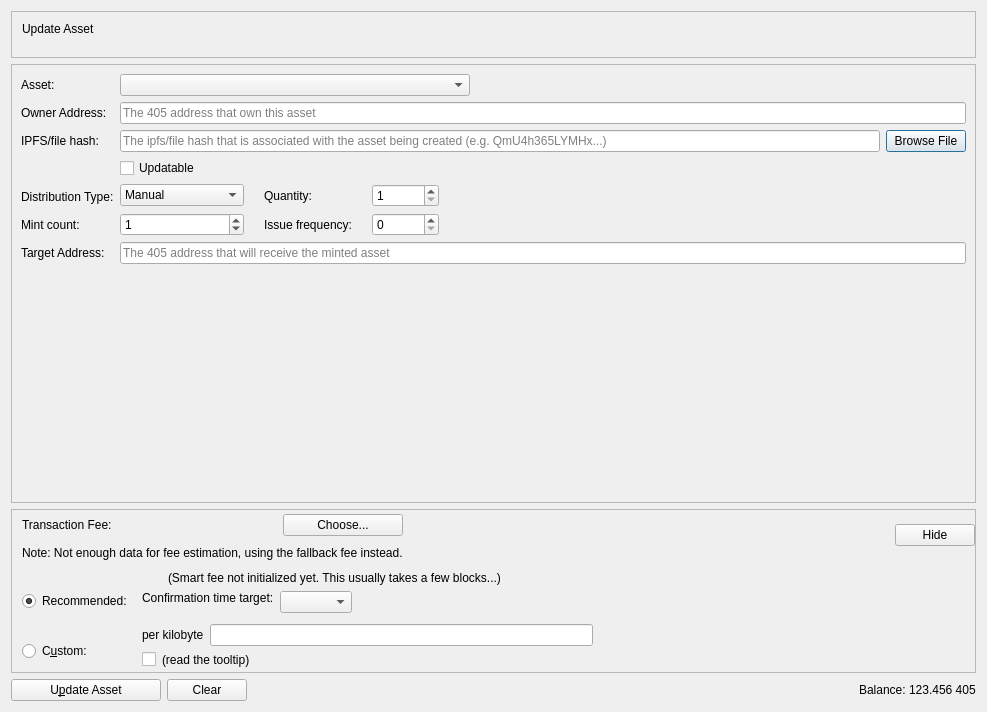
<?xml version="1.0" encoding="UTF-8"?>
<ui version="4.0">
 <class>UpdateAssetsDialog</class>
 <widget class="QDialog" name="UpdateAssetsDialog">
  <property name="windowModality">
   <enum>Qt::NonModal</enum>
  </property>
  <property name="geometry">
   <rect>
    <x>0</x>
    <y>0</y>
    <width>987</width>
    <height>712</height>
   </rect>
  </property>
  <property name="sizePolicy">
   <sizepolicy hsizetype="Preferred" vsizetype="Preferred">
    <horstretch>0</horstretch>
    <verstretch>0</verstretch>
   </sizepolicy>
  </property>
  <property name="windowTitle">
   <string notr="true">Update Asset  Form</string>
  </property>
  <property name="sizeGripEnabled">
   <bool>false</bool>
  </property>
  <property name="modal">
   <bool>false</bool>
  </property>
  <layout class="QVBoxLayout" name="verticalLayout" stretch="0,1,0,0">
   <item>
    <widget class="QFrame" name="frameCoinControl">
     <property name="sizePolicy">
      <sizepolicy hsizetype="Expanding" vsizetype="Expanding">
       <horstretch>0</horstretch>
       <verstretch>0</verstretch>
      </sizepolicy>
     </property>
     <property name="maximumSize">
      <size>
       <width>16777215</width>
       <height>16777215</height>
      </size>
     </property>
     <property name="frameShape">
      <enum>QFrame::StyledPanel</enum>
     </property>
     <property name="frameShadow">
      <enum>QFrame::Sunken</enum>
     </property>
     <layout class="QVBoxLayout" name="verticalLayoutCoinControl2">
      <property name="spacing">
       <number>0</number>
      </property>
      <property name="leftMargin">
       <number>0</number>
      </property>
      <property name="topMargin">
       <number>0</number>
      </property>
      <property name="rightMargin">
       <number>0</number>
      </property>
      <property name="bottomMargin">
       <number>6</number>
      </property>
      <item>
       <layout class="QVBoxLayout" name="verticalLayoutCoinControl" stretch="0">
        <property name="spacing">
         <number>0</number>
        </property>
        <property name="leftMargin">
         <number>10</number>
        </property>
        <property name="topMargin">
         <number>10</number>
        </property>
        <item>
         <layout class="QHBoxLayout" name="horizontalLayoutCoinControl1">
          <property name="bottomMargin">
           <number>15</number>
          </property>
          <item>
           <widget class="QLabel" name="updateAssetLabel">
            <property name="sizePolicy">
             <sizepolicy hsizetype="Preferred" vsizetype="Maximum">
              <horstretch>0</horstretch>
              <verstretch>0</verstretch>
             </sizepolicy>
            </property>
            <property name="text">
             <string>Update Asset</string>
            </property>
           </widget>
          </item>
         </layout>
        </item>
       </layout>
      </item>
     </layout>
    </widget>
   </item>
   <item>
    <widget class="QScrollArea" name="scrollArea">
     <property name="widgetResizable">
      <bool>true</bool>
     </property>
     <widget class="QWidget" name="scrollAreaWidgetContents">
      <property name="geometry">
       <rect>
        <x>0</x>
        <y>0</y>
        <width>967</width>
        <height>357</height>
       </rect>
      </property>
      <layout class="QVBoxLayout" name="verticalLayout_7" stretch="0,1">
       <property name="leftMargin">
        <number>0</number>
       </property>
       <property name="topMargin">
        <number>0</number>
       </property>
       <property name="rightMargin">
        <number>0</number>
       </property>
       <property name="bottomMargin">
        <number>0</number>
       </property>
       <item>
        <widget class="QFrame" name="frameAssetData">
         <property name="enabled">
          <bool>true</bool>
         </property>
         <property name="sizePolicy">
          <sizepolicy hsizetype="Expanding" vsizetype="Expanding">
           <horstretch>0</horstretch>
           <verstretch>0</verstretch>
          </sizepolicy>
         </property>
         <property name="frameShape">
          <enum>QFrame::NoFrame</enum>
         </property>
         <layout class="QGridLayout" name="gridLayout_2">
          <item row="6" column="0">
           <widget class="QLabel" name="ipfsLabel">
            <property name="toolTip">
             <string>&lt;html&gt;&lt;head/&gt;&lt;body&gt;&lt;p&gt;[Optional] The ipfs/file hash that contains information about the asset&lt;/p&gt;&lt;/body&gt;&lt;/html&gt;</string>
            </property>
            <property name="text">
             <string>IPFS/file hash:</string>
            </property>
           </widget>
          </item>
          <item row="6" column="3">
           <layout class="QHBoxLayout" name="horizontalLayout_6">
            <item>
             <widget class="QValidatedLineEdit" name="ipfsText">
              <property name="toolTip">
               <string>&lt;html&gt;&lt;head/&gt;&lt;body&gt;&lt;p&gt;[Optional] The ipfs/file hash that contains information about the asset&lt;/p&gt;&lt;/body&gt;&lt;/html&gt;</string>
              </property>
              <property name="maxLength">
               <number>128</number>
              </property>
              <property name="placeholderText">
               <string>The ipfs/file hash that is associated with the asset being created (e.g. QmU4h365LYMHx...)</string>
              </property>
             </widget>
            </item>
            <item>
             <widget class="QPushButton" name="openIpfsButton">
              <property name="text">
               <string>Browse File</string>
              </property>
             </widget>
            </item>
           </layout>
          </item>
          <item row="3" column="0">
           <widget class="QLabel" name="addressLabel">
            <property name="toolTip">
             <string>&lt;html&gt;&lt;head/&gt;&lt;body&gt;&lt;p&gt;405 address that will own this asset&lt;/p&gt;&lt;/body&gt;&lt;/html&gt;</string>
            </property>
            <property name="text">
             <string>Owner Address:</string>
            </property>
           </widget>
          </item>
          <item row="14" column="3">
           <layout class="QHBoxLayout" name="horizontalLayout_13">
            <item>
             <widget class="QValidatedLineEdit" name="targetaddressText">
              <property name="toolTip">
               <string>&lt;html&gt;&lt;head/&gt;&lt;body&gt;&lt;p&gt;The 405 address that will receive the minted asset&lt;/p&gt;&lt;/body&gt;&lt;/html&gt;</string>
              </property>
              <property name="placeholderText">
               <string>The 405 address that will receive the minted asset</string>
              </property>
             </widget>
            </item>
           </layout>
          </item>
          <item row="14" column="0">
           <widget class="QLabel" name="targetLabel">
            <property name="toolTip">
             <string>&lt;html&gt;&lt;head/&gt;&lt;body&gt;&lt;p&gt;The 405 address that will receive the minted asset&lt;/p&gt;&lt;/body&gt;&lt;/html&gt;</string>
            </property>
            <property name="text">
             <string>Target Address:</string>
            </property>
           </widget>
          </item>
          <item row="10" column="0">
           <layout class="QGridLayout" name="gridLayout_3">
            <item row="3" column="0">
             <widget class="QLabel" name="mintLabel">
              <property name="text">
               <string>Mint count:</string>
              </property>
             </widget>
            </item>
            <item row="1" column="0">
             <layout class="QHBoxLayout" name="horizontalLayout_2">
              <item>
               <widget class="QLabel" name="label">
                <property name="text">
                 <string/>
                </property>
               </widget>
              </item>
             </layout>
            </item>
            <item row="2" column="0">
             <widget class="QLabel" name="typeLabel">
              <property name="text">
               <string>Distribution Type:</string>
              </property>
              <property name="margin">
               <number>0</number>
              </property>
             </widget>
            </item>
           </layout>
          </item>
          <item row="2" column="0">
           <widget class="QLabel" name="assetNameLabel">
            <property name="text">
             <string>Asset:</string>
            </property>
           </widget>
          </item>
          <item row="10" column="3">
           <layout class="QGridLayout" name="gridLayout">
            <property name="rightMargin">
             <number>0</number>
            </property>
            <property name="horizontalSpacing">
             <number>20</number>
            </property>
            <item row="1" column="1">
             <widget class="QLabel" name="quantityLabel">
              <property name="text">
               <string>Quantity:</string>
              </property>
             </widget>
            </item>
            <item row="2" column="1">
             <widget class="QLabel" name="IssueFrequencyLabel">
              <property name="text">
               <string>Issue frequency:</string>
              </property>
             </widget>
            </item>
            <item row="2" column="2">
             <widget class="QSpinBox" name="IssueFrequencyBox">
              <property name="toolTip">
               <string>&lt;html&gt;&lt;head/&gt;&lt;body&gt;&lt;p&gt;The frequency that this asset will be minted&lt;/p&gt;&lt;/body&gt;&lt;/html&gt;</string>
              </property>
             </widget>
            </item>
            <item row="1" column="3">
             <spacer name="horizontalSpacer_2">
              <property name="orientation">
               <enum>Qt::Horizontal</enum>
              </property>
              <property name="sizeHint" stdset="0">
               <size>
                <width>40</width>
                <height>20</height>
               </size>
              </property>
             </spacer>
            </item>
            <item row="2" column="0">
             <widget class="QSpinBox" name="maxmintSpinBox">
              <property name="minimumSize">
               <size>
                <width>124</width>
                <height>0</height>
               </size>
              </property>
              <property name="toolTip">
               <string>&lt;html&gt;&lt;head/&gt;&lt;body&gt;&lt;p&gt;Number of times this asset can be minted&lt;/p&gt;&lt;/body&gt;&lt;/html&gt;</string>
              </property>
              <property name="maximum">
               <number>65535</number>
              </property>
              <property name="value">
               <number>1</number>
              </property>
             </widget>
            </item>
            <item row="1" column="0">
             <widget class="QComboBox" name="distributionBox">
              <item>
               <property name="text">
                <string>Manual</string>
               </property>
              </item>
              <item>
               <property name="text">
                <string>Coinbase</string>
               </property>
              </item>
              <item>
               <property name="text">
                <string>schedule</string>
               </property>
              </item>
              <item>
               <property name="text">
                <string>Addresss</string>
               </property>
              </item>
             </widget>
            </item>
            <item row="1" column="2">
             <widget class="QDoubleSpinBox" name="quantitySpinBox">
              <property name="toolTip">
               <string>The number of assets that will be created</string>
              </property>
              <property name="decimals">
               <number>0</number>
              </property>
              <property name="minimum">
               <double>1.000000000000000</double>
              </property>
              <property name="maximum">
               <double>21000000000.000000000000000</double>
              </property>
              <property name="value">
               <double>1.000000000000000</double>
              </property>
             </widget>
            </item>
            <item row="0" column="0">
             <widget class="QCheckBox" name="updatableBox">
              <property name="toolTip">
               <string>&lt;html&gt;&lt;head/&gt;&lt;body&gt;&lt;p&gt;If the owner of this asset will be able to update the asset in the future&lt;/p&gt;&lt;/body&gt;&lt;/html&gt;</string>
              </property>
              <property name="text">
               <string>Updatable</string>
              </property>
             </widget>
            </item>
           </layout>
          </item>
          <item row="3" column="3">
           <layout class="QHBoxLayout" name="horizontalLayout_10">
            <item>
             <widget class="QValidatedLineEdit" name="owneraddressText">
              <property name="toolTip">
               <string>&lt;html&gt;&lt;head/&gt;&lt;body&gt;&lt;p&gt;405 address that will own this asset&lt;/p&gt;&lt;/body&gt;&lt;/html&gt;</string>
              </property>
              <property name="text">
               <string/>
              </property>
              <property name="placeholderText">
               <string>The 405 address that own this asset</string>
              </property>
             </widget>
            </item>
           </layout>
          </item>
          <item row="2" column="3">
           <layout class="QHBoxLayout" name="horizontalLayout">
            <item>
             <widget class="QComboBox" name="assetList">
              <property name="minimumSize">
               <size>
                <width>350</width>
                <height>0</height>
               </size>
              </property>
             </widget>
            </item>
            <item>
             <spacer name="horizontalSpacer">
              <property name="orientation">
               <enum>Qt::Horizontal</enum>
              </property>
              <property name="sizeHint" stdset="0">
               <size>
                <width>40</width>
                <height>20</height>
               </size>
              </property>
             </spacer>
            </item>
           </layout>
          </item>
         </layout>
        </widget>
       </item>
       <item>
        <spacer name="verticalSpacer">
         <property name="orientation">
          <enum>Qt::Vertical</enum>
         </property>
         <property name="sizeHint" stdset="0">
          <size>
           <width>338</width>
           <height>40</height>
          </size>
         </property>
        </spacer>
       </item>
      </layout>
     </widget>
    </widget>
   </item>
   <item>
    <widget class="QFrame" name="frameFee">
     <property name="sizePolicy">
      <sizepolicy hsizetype="Preferred" vsizetype="Fixed">
       <horstretch>0</horstretch>
       <verstretch>0</verstretch>
      </sizepolicy>
     </property>
     <property name="frameShape">
      <enum>QFrame::StyledPanel</enum>
     </property>
     <property name="frameShadow">
      <enum>QFrame::Raised</enum>
     </property>
     <layout class="QVBoxLayout" name="verticalLayout_3">
      <property name="spacing">
       <number>0</number>
      </property>
      <property name="leftMargin">
       <number>0</number>
      </property>
      <property name="topMargin">
       <number>0</number>
      </property>
      <property name="rightMargin">
       <number>0</number>
      </property>
      <property name="bottomMargin">
       <number>0</number>
      </property>
      <item>
       <layout class="QVBoxLayout" name="verticalLayoutFee2" stretch="0,0,0">
        <property name="spacing">
         <number>0</number>
        </property>
        <property name="leftMargin">
         <number>10</number>
        </property>
        <property name="topMargin">
         <number>0</number>
        </property>
        <item>
         <layout class="QHBoxLayout" name="horizontalLayoutFee1">
          <property name="bottomMargin">
           <number>0</number>
          </property>
          <item>
           <layout class="QVBoxLayout" name="verticalLayout_8">
            <item>
             <layout class="QVBoxLayout" name="verticalLayoutFee7">
              <property name="spacing">
               <number>0</number>
              </property>
              <item>
               <spacer name="verticalSpacerSmartFee">
                <property name="orientation">
                 <enum>Qt::Vertical</enum>
                </property>
                <property name="sizeType">
                 <enum>QSizePolicy::Fixed</enum>
                </property>
                <property name="sizeHint" stdset="0">
                 <size>
                  <width>1</width>
                  <height>4</height>
                 </size>
                </property>
               </spacer>
              </item>
              <item>
               <layout class="QHBoxLayout" name="horizontalLayoutSmartFee">
                <property name="spacing">
                 <number>10</number>
                </property>
                <item>
                 <widget class="QLabel" name="labelFeeHeadline">
                  <property name="text">
                   <string>Transaction Fee:</string>
                  </property>
                 </widget>
                </item>
                <item>
                 <widget class="QLabel" name="labelFeeMinimized">
                  <property name="text">
                   <string/>
                  </property>
                 </widget>
                </item>
                <item>
                 <widget class="QPushButton" name="buttonChooseFee">
                  <property name="text">
                   <string>Choose...</string>
                  </property>
                 </widget>
                </item>
               </layout>
              </item>
              <item>
               <spacer name="verticalSpacer_5">
                <property name="orientation">
                 <enum>Qt::Vertical</enum>
                </property>
                <property name="sizeHint" stdset="0">
                 <size>
                  <width>1</width>
                  <height>10</height>
                 </size>
                </property>
               </spacer>
              </item>
             </layout>
            </item>
            <item>
             <widget class="QLabel" name="fallbackFeeWarningLabel">
              <property name="font">
               <font>
                <bold>false</bold>
               </font>
              </property>
              <property name="toolTip">
               <string>Using the fallbackfee can result in sending a transaction that will take several hours or days (or never) to confirm. Consider choosing your fee manually or wait until you have validated the complete chain.</string>
              </property>
              <property name="text">
               <string>Note: Not enough data for fee estimation, using the fallback fee instead.</string>
              </property>
              <property name="wordWrap">
               <bool>false</bool>
              </property>
             </widget>
            </item>
            <item>
             <spacer name="verticalSpacer_7">
              <property name="orientation">
               <enum>Qt::Vertical</enum>
              </property>
              <property name="sizeHint" stdset="0">
               <size>
                <width>1</width>
                <height>1</height>
               </size>
              </property>
             </spacer>
            </item>
           </layout>
          </item>
          <item>
           <spacer name="horizontalSpacer_5">
            <property name="orientation">
             <enum>Qt::Horizontal</enum>
            </property>
            <property name="sizeHint" stdset="0">
             <size>
              <width>40</width>
              <height>20</height>
             </size>
            </property>
           </spacer>
          </item>
          <item>
           <widget class="QPushButton" name="buttonMinimizeFee">
            <property name="toolTip">
             <string>collapse fee-settings</string>
            </property>
            <property name="text">
             <string>Hide</string>
            </property>
           </widget>
          </item>
         </layout>
        </item>
        <item>
         <widget class="QFrame" name="frameFeeSelection">
          <layout class="QVBoxLayout" name="verticalLayoutFee12">
           <property name="spacing">
            <number>0</number>
           </property>
           <property name="leftMargin">
            <number>0</number>
           </property>
           <property name="topMargin">
            <number>0</number>
           </property>
           <property name="rightMargin">
            <number>0</number>
           </property>
           <property name="bottomMargin">
            <number>0</number>
           </property>
           <item>
            <layout class="QGridLayout" name="gridLayoutFee">
             <property name="topMargin">
              <number>10</number>
             </property>
             <property name="bottomMargin">
              <number>4</number>
             </property>
             <property name="horizontalSpacing">
              <number>10</number>
             </property>
             <property name="verticalSpacing">
              <number>4</number>
             </property>
             <item row="1" column="1">
              <layout class="QVBoxLayout" name="verticalLayoutFee8">
               <property name="spacing">
                <number>6</number>
               </property>
               <property name="topMargin">
                <number>3</number>
               </property>
               <item>
                <layout class="QHBoxLayout" name="horizontalLayoutFee13">
                 <item>
                  <widget class="QLabel" name="labelCustomPerKilobyte">
                   <property name="toolTip">
                    <string>If the custom fee is set to 1000 satoshis and the transaction is only 250 bytes, then &quot;per kilobyte&quot; only pays 250 satoshis in fee, while &quot;total at least&quot; pays 1000 satoshis. For transactions bigger than a kilobyte both pay by kilobyte.</string>
                   </property>
                   <property name="text">
                    <string>per kilobyte</string>
                   </property>
                  </widget>
                 </item>
                 <item>
                  <widget class="BitcoinAmountField" name="customFee"/>
                 </item>
                 <item>
                  <spacer name="horizontalSpacer_6">
                   <property name="orientation">
                    <enum>Qt::Horizontal</enum>
                   </property>
                   <property name="sizeHint" stdset="0">
                    <size>
                     <width>1</width>
                     <height>1</height>
                    </size>
                   </property>
                  </spacer>
                 </item>
                </layout>
               </item>
               <item>
                <layout class="QHBoxLayout" name="horizontalLayoutFee8">
                 <item>
                  <widget class="QCheckBox" name="checkBoxMinimumFee">
                   <property name="toolTip">
                    <string>Paying only the minimum fee is just fine as long as there is less transaction volume than space in the blocks. But be aware that this can end up in a never confirming transaction once there is more demand for 405Coin transactions than the network can process.</string>
                   </property>
                   <property name="text">
                    <string/>
                   </property>
                  </widget>
                 </item>
                 <item>
                  <widget class="QLabel" name="labelMinFeeWarning">
                   <property name="enabled">
                    <bool>true</bool>
                   </property>
                   <property name="toolTip">
                    <string>Paying only the minimum fee is just fine as long as there is less transaction volume than space in the blocks. But be aware that this can end up in a never confirming transaction once there is more demand for 405Coin transactions than the network can process.</string>
                   </property>
                   <property name="text">
                    <string>(read the tooltip)</string>
                   </property>
                   <property name="margin">
                    <number>5</number>
                   </property>
                  </widget>
                 </item>
                 <item>
                  <spacer name="horizontalSpacer_7">
                   <property name="orientation">
                    <enum>Qt::Horizontal</enum>
                   </property>
                   <property name="sizeHint" stdset="0">
                    <size>
                     <width>1</width>
                     <height>1</height>
                    </size>
                   </property>
                  </spacer>
                 </item>
                </layout>
               </item>
              </layout>
             </item>
             <item row="0" column="0">
              <layout class="QVBoxLayout" name="verticalLayoutFee4" stretch="0,1">
               <property name="leftMargin">
                <number>0</number>
               </property>
               <property name="topMargin">
                <number>20</number>
               </property>
               <item>
                <widget class="QRadioButton" name="radioSmartFee">
                 <property name="text">
                  <string>Recommended:</string>
                 </property>
                 <property name="checked">
                  <bool>true</bool>
                 </property>
                 <attribute name="buttonGroup">
                  <string notr="true">groupFee</string>
                 </attribute>
                </widget>
               </item>
               <item>
                <spacer name="verticalSpacer_2">
                 <property name="orientation">
                  <enum>Qt::Vertical</enum>
                 </property>
                 <property name="sizeHint" stdset="0">
                  <size>
                   <width>1</width>
                   <height>1</height>
                  </size>
                 </property>
                </spacer>
               </item>
              </layout>
             </item>
             <item row="1" column="0">
              <layout class="QVBoxLayout" name="verticalLayoutFee9" stretch="0,1">
               <property name="topMargin">
                <number>20</number>
               </property>
               <item>
                <widget class="QRadioButton" name="radioCustomFee">
                 <property name="text">
                  <string>C&amp;ustom:</string>
                 </property>
                 <attribute name="buttonGroup">
                  <string notr="true">groupFee</string>
                 </attribute>
                </widget>
               </item>
               <item>
                <spacer name="verticalSpacer_6">
                 <property name="orientation">
                  <enum>Qt::Vertical</enum>
                 </property>
                 <property name="sizeHint" stdset="0">
                  <size>
                   <width>1</width>
                   <height>1</height>
                  </size>
                 </property>
                </spacer>
               </item>
              </layout>
             </item>
             <item row="0" column="1">
              <layout class="QVBoxLayout" name="verticalLayoutFee3" stretch="0,0,1">
               <property name="spacing">
                <number>6</number>
               </property>
               <property name="topMargin">
                <number>0</number>
               </property>
               <property name="bottomMargin">
                <number>3</number>
               </property>
               <item>
                <layout class="QHBoxLayout" name="horizontalLayoutFee12">
                 <item>
                  <widget class="QLabel" name="labelSmartFee">
                   <property name="text">
                    <string/>
                   </property>
                   <property name="margin">
                    <number>2</number>
                   </property>
                  </widget>
                 </item>
                 <item>
                  <widget class="QLabel" name="labelFeeEstimation">
                   <property name="text">
                    <string/>
                   </property>
                  </widget>
                 </item>
                 <item>
                  <widget class="QLabel" name="labelSmartFee2">
                   <property name="text">
                    <string>(Smart fee not initialized yet. This usually takes a few blocks...)</string>
                   </property>
                   <property name="margin">
                    <number>2</number>
                   </property>
                  </widget>
                 </item>
                 <item>
                  <spacer name="horizontalSpacer_8">
                   <property name="orientation">
                    <enum>Qt::Horizontal</enum>
                   </property>
                   <property name="sizeHint" stdset="0">
                    <size>
                     <width>1</width>
                     <height>1</height>
                    </size>
                   </property>
                  </spacer>
                 </item>
                </layout>
               </item>
               <item>
                <layout class="QHBoxLayout" name="horizontalLayoutFee9">
                 <item>
                  <layout class="QVBoxLayout" name="verticalLayoutFee6">
                   <item>
                    <widget class="QLabel" name="labelSmartFee3">
                     <property name="text">
                      <string>Confirmation time target:</string>
                     </property>
                     <property name="margin">
                      <number>2</number>
                     </property>
                    </widget>
                   </item>
                   <item>
                    <spacer name="verticalSpacer_3">
                     <property name="orientation">
                      <enum>Qt::Vertical</enum>
                     </property>
                     <property name="sizeHint" stdset="0">
                      <size>
                       <width>1</width>
                       <height>1</height>
                      </size>
                     </property>
                    </spacer>
                   </item>
                  </layout>
                 </item>
                 <item>
                  <layout class="QVBoxLayout" name="verticalLayoutFee5">
                   <property name="rightMargin">
                    <number>30</number>
                   </property>
                   <item>
                    <layout class="QHBoxLayout" name="horizontalLayoutConfTarget">
                     <property name="bottomMargin">
                      <number>0</number>
                     </property>
                     <item>
                      <widget class="QComboBox" name="confTargetSelector"/>
                     </item>
                     <item>
                      <spacer name="horizontalSpacerConfTarget">
                       <property name="orientation">
                        <enum>Qt::Horizontal</enum>
                       </property>
                       <property name="sizeHint" stdset="0">
                        <size>
                         <width>40</width>
                         <height>20</height>
                        </size>
                       </property>
                      </spacer>
                     </item>
                    </layout>
                   </item>
                  </layout>
                 </item>
                </layout>
               </item>
               <item>
                <spacer name="verticalSpacer_4">
                 <property name="orientation">
                  <enum>Qt::Vertical</enum>
                 </property>
                 <property name="sizeHint" stdset="0">
                  <size>
                   <width>1</width>
                   <height>1</height>
                  </size>
                 </property>
                </spacer>
               </item>
              </layout>
             </item>
            </layout>
           </item>
          </layout>
         </widget>
        </item>
        <item>
         <spacer name="verticalSpacerFee">
          <property name="orientation">
           <enum>Qt::Vertical</enum>
          </property>
          <property name="sizeType">
           <enum>QSizePolicy::Expanding</enum>
          </property>
          <property name="sizeHint" stdset="0">
           <size>
            <width>40</width>
            <height>1</height>
           </size>
          </property>
         </spacer>
        </item>
       </layout>
      </item>
     </layout>
    </widget>
   </item>
   <item>
    <layout class="QHBoxLayout" name="horizontalLayout_8">
     <item>
      <widget class="QPushButton" name="updateAssetButton">
       <property name="minimumSize">
        <size>
         <width>150</width>
         <height>0</height>
        </size>
       </property>
       <property name="text">
        <string>U&amp;pdate Asset</string>
       </property>
      </widget>
     </item>
     <item>
      <widget class="QPushButton" name="clearButton">
       <property name="text">
        <string>Clear</string>
       </property>
      </widget>
     </item>
     <item>
      <spacer name="horizontalSpacer_3">
       <property name="orientation">
        <enum>Qt::Horizontal</enum>
       </property>
       <property name="sizeHint" stdset="0">
        <size>
         <width>40</width>
         <height>20</height>
        </size>
       </property>
      </spacer>
     </item>
     <item>
      <layout class="QHBoxLayout" name="horizontalLayout_7">
       <property name="spacing">
        <number>3</number>
       </property>
       <item>
        <widget class="QLabel" name="labelBalanceText">
         <property name="layoutDirection">
          <enum>Qt::RightToLeft</enum>
         </property>
         <property name="text">
          <string>Balance:</string>
         </property>
         <property name="indent">
          <number>-1</number>
         </property>
        </widget>
       </item>
       <item>
        <widget class="QLabel" name="labelBalance">
         <property name="layoutDirection">
          <enum>Qt::LeftToRight</enum>
         </property>
         <property name="text">
          <string>123.456 405</string>
         </property>
         <property name="textInteractionFlags">
          <set>Qt::LinksAccessibleByMouse|Qt::TextSelectableByKeyboard|Qt::TextSelectableByMouse</set>
         </property>
        </widget>
       </item>
      </layout>
     </item>
    </layout>
   </item>
  </layout>
 </widget>
 <customwidgets>
  <customwidget>
   <class>QValidatedLineEdit</class>
   <extends>QLineEdit</extends>
   <header>qt/qvalidatedlineedit.h</header>
  </customwidget>
  <customwidget>
   <class>BitcoinAmountField</class>
   <extends>QLineEdit</extends>
   <header>qt/bitcoinamountfield.h</header>
   <container>1</container>
  </customwidget>
 </customwidgets>
 <resources/>
 <connections/>
 <buttongroups>
  <buttongroup name="groupFee">
   <property name="exclusive">
    <bool>true</bool>
   </property>
  </buttongroup>
 </buttongroups>
</ui>
